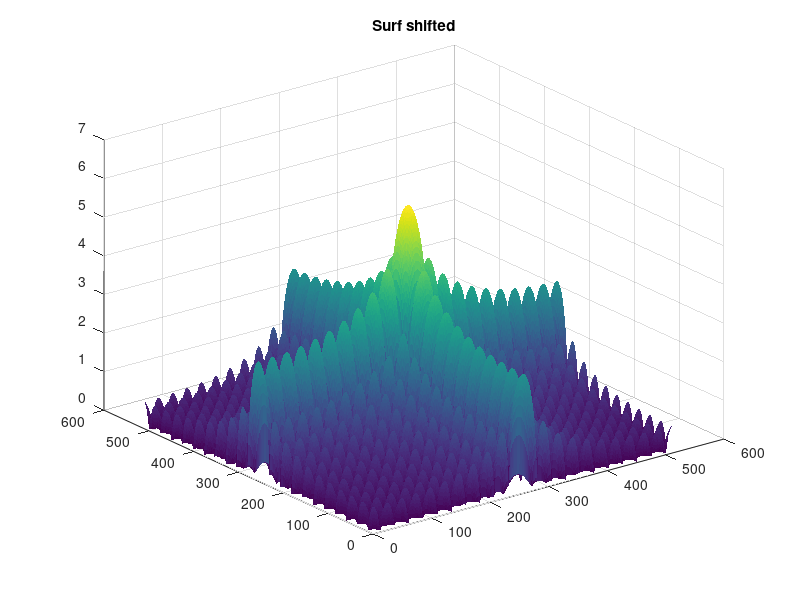
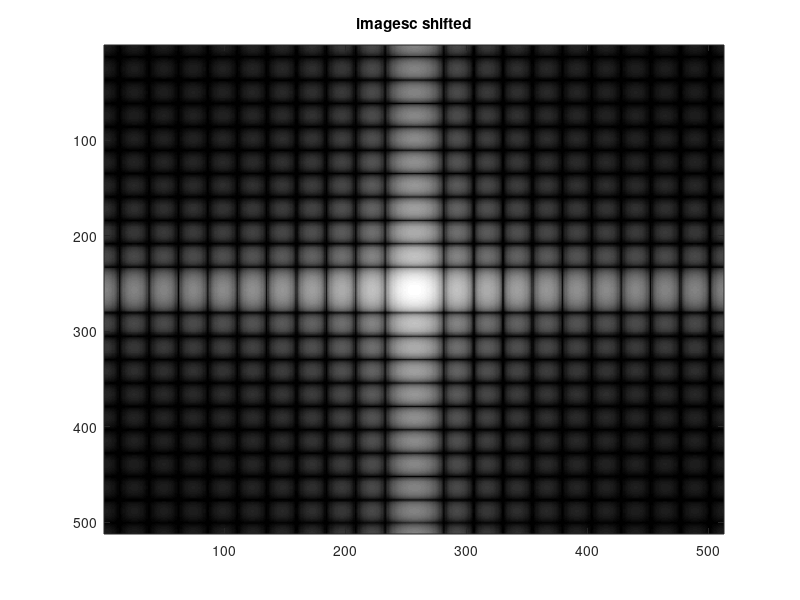
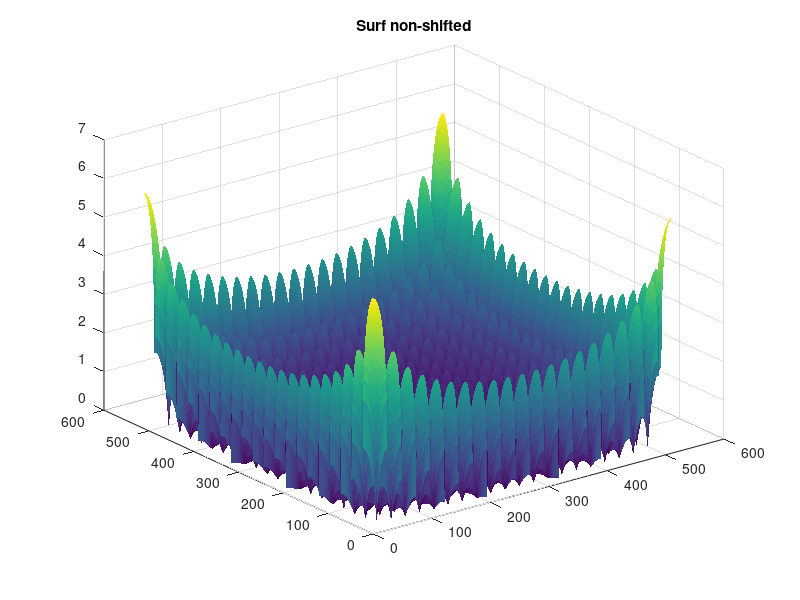
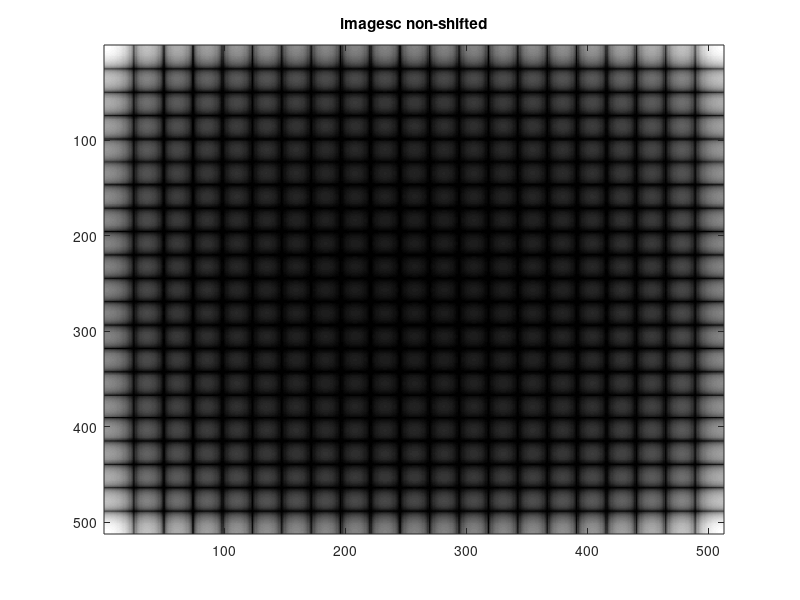

Write MATLAB code to recreate these figures, in order.
%VISUALIZEFT
%
%Visualize the fourier transform of the characteristic function of a square
%
%See also.
%%%%%%%%%%%%%%%%%%%%%%%%%%%%%%%%%%%%%%%%%%%%%%%%%%%%%%%%%%%%%%%%%%%%%%%%%%%

% (i)

M = 512;
d = 10;
u = false(M, M);

lower_bound = int32((M/2 + 1) - d);
upper_bound = int32((M/2 + 1) + d);

for i = lower_bound:upper_bound
    for j = lower_bound:upper_bound
       u(i, j) = true; 
    end
end

F = fft2(u);

[X, Y] = meshgrid(1:M, 1:M);

figure;
surf(X,Y,log(1+abs(fftshift(F))),'EdgeColor','none');
title("Surf shifted");

figure;
imagesc(log(1+abs(fftshift(F)))); colormap(gray);
title("imagesc shifted");

figure;
surf(X,Y,log(1+abs((F))),'EdgeColor','none');
title("Surf non-shifted");

figure;
imagesc(log(1+abs((F)))); colormap(gray);
title("imagesc non-shifted");

% (ii) The same is plotted, but shifted by the half length of a period on
% both axes, since the image is periodical.

%%%%%%%%%%%%%%%%%%%%%%%%%%%%%%%%%%%%%%%%%%%%%%%%%%%%%%%%%%%%%%%%%%%%%%%%%%%
%by Sergej Keller, Lennart Scherz, Pascal Urban